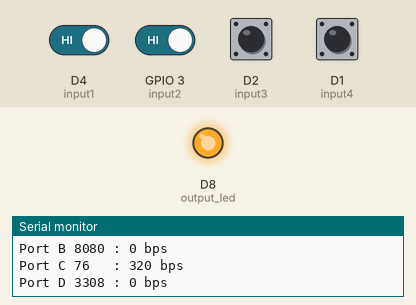
Recording of a sketch running on a simulated ESP8266 (NodeMCU). Shown: output pins drawn as LEDs (lit = HIGH), the last lines printed to the serial monitor. The inputs (shaded band) are chosen by the test bench; at power-on: D1 (input4), D2 (input3), D4 (input1), GPIO 3 (input2) HIGH.

Above: at 12.8 s.
12.9 s: D4 (input1) driven LOW
At 14.0 s:
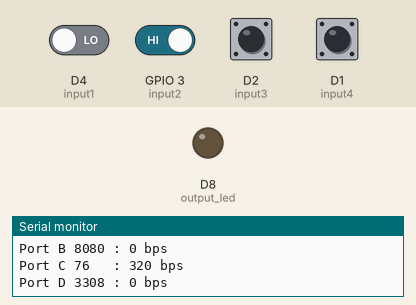
19.7 s: D4 (input1) driven HIGH
At 25.0 s:
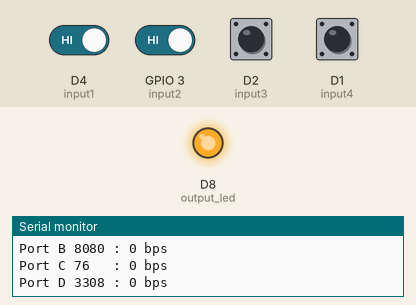
31.6 s: GPIO 3 (input2) driven LOW
At 32.7 s:
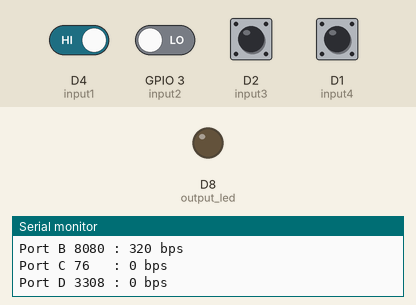
Timing chart, 0 to 34.6 s (numbered marks = the images above; inputs shaded):
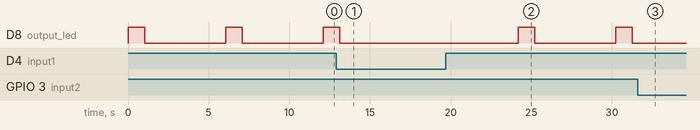

Measured:
- after the input at 12.9 s, D8 (output_led): goes on until 13.1 s, then stays LOW
- after the input at 19.7 s, D8 (output_led): alternates HIGH for 1.0 s and LOW for 5.0 s, starting after 4.5 s
- after the input at 31.6 s, D8 (output_led): stops changing and stays LOW
- by itself, D8 (output_led): alternates HIGH for 1.0 s and LOW for 5.0 s

The sketch:

PRATIKUM01_FLIP_FLOP_GERBANG_LOGIKA_AND_VERSI_01.ino
```cpp
//Keterangan pin untuk penggunaan LED
const int output_led = D8;

//Keterangan pin untuk penggunaan input
const int input1 = 2;
const int input2 = 3;
const int input3 = 4;
const int input4 = 5;

//Kebutuhan variabel-variabel yang akan digunakan saat proses perhitungan
int flag_data_serial = 0;
int read_input1 = 0;
int read_input2 = 0;
int read_input3 = 0;
int read_input4 = 0;

void proses_gerbang_logika_and();
void proses_menampilkan_data_serial();

void setup()
{
  //Inisialisasi Serial
  Serial.begin(9600);             //Bitrate 9600bps

  //Pin LED dijadikan OUTPUT
  pinMode(output_led, OUTPUT);

  //Pin Saklar dijadikan INPUT
  pinMode(input1,INPUT);
  pinMode(input2,INPUT);
  pinMode(input3,INPUT);
  pinMode(input4,INPUT);
}

void loop()
{
  //Pembacaan Input
  read_input1 = digitalRead(input1);
  read_input2 = digitalRead(input2);
  read_input3 = digitalRead(input3);
  read_input4 = digitalRead(input4);

  //Memanggil fungsi untuk menjalankan proses penyaringan gerbang logika AND dengan 4 input
  proses_gerbang_logika_and();

  //Memanggil fungsi untuk menjalankan proses penyaringan gerbang logika AND dengan 4 input
  proses_menampilkan_data_serial();

  // Delay 1000ms
  delay(1000);    // Delay sebelum LED mati

  // Matikan LED
  digitalWrite(output_led, LOW);

  // Delay 5000ms
  delay(5000);   // Delay sebelum LED menyala kembali
}

//Fungsi untuk memproses inputan yang diterima untuk dikeluarkan jadi output LED
void proses_gerbang_logika_and()
{
  // Tabel Kebenaran Logika AND untuk 4 Input dan 1 Output
  // INPUT 1  |INPUT 2  |INPUT 3  |INPUT 4  |OUTPUT|
  // 0  |0  |0  |0  |0|
  // 0  |0  |0  |1  |0|
  // 0  |0  |1  |0  |0|
  // 0  |0  |1  |1  |0|
  // 0  |1  |0  |0  |0|
  // 0  |1  |0  |1  |0|
  // 0  |1  |1  |0  |0|
  // 0  |1  |1  |1  |0|
  // 1  |0  |0  |0  |0|
  // 1  |0  |0  |1  |0|
  // 1  |0  |1  |0  |0|
  // 1  |0  |1  |1  |0|
  // 1  |1  |0  |0  |0|
  // 1  |1  |0  |1  |0|
  // 1  |1  |1  |0  |0|
  // 1  |1  |1  |1  |1|
  //Pemilihan Gerbang Logika (16case)
  if((read_input1 == LOW)&&(read_input2 == LOW)&&(read_input3 == LOW)&&(read_input4 == LOW))
  {
    digitalWrite(output_led, LOW);          //Lampu LED mati
  }
  else if((read_input1 == LOW)&&(read_input2 == LOW)&&(read_input3 == LOW)&&(read_input4 == HIGH))
  {
    digitalWrite(output_led, LOW);          //Lampu LED mati
  }
  else if((read_input1 == LOW)&&(read_input2 == LOW)&&(read_input3 == HIGH)&&(read_input4 == LOW))
  {
    digitalWrite(output_led, LOW);          //Lampu LED mati
  }
  else if((read_input1 == LOW)&&(read_input2 == LOW)&&(read_input3 == HIGH)&&(read_input4 == HIGH))
  {
    digitalWrite(output_led, LOW);          //Lampu LED mati
  }
  else if((read_input1 == LOW)&&(read_input2 == HIGH)&&(read_input3 == LOW)&&(read_input4 == LOW))
  {
    digitalWrite(output_led, LOW);          //Lampu LED mati
  }
  else if((read_input1 == LOW)&&(read_input2 == HIGH)&&(read_input3 == LOW)&&(read_input4 == HIGH))
  {
    digitalWrite(output_led, LOW);          //Lampu LED mati
  }
  else if((read_input1 == LOW)&&(read_input2 == HIGH)&&(read_input3 == HIGH)&&(read_input4 == LOW))
  {
    digitalWrite(output_led, LOW);          //Lampu LED mati
  }
  else if((read_input1 == LOW)&&(read_input2 == HIGH)&&(read_input3 == HIGH)&&(read_input4 == HIGH))
  {
    digitalWrite(output_led, LOW);          //Lampu LED mati
  }
  else if((read_input1 == HIGH)&&(read_input2 == LOW)&&(read_input3 == LOW)&&(read_input4 == LOW))
  {
    digitalWrite(output_led, LOW);          //Lampu LED mati
  }
  else if((read_input1 == HIGH)&&(read_input2 == LOW)&&(read_input3 == LOW)&&(read_input4 == HIGH))
  {
    digitalWrite(output_led, LOW);          //Lampu LED mati
  }
  else if((read_input1 == HIGH)&&(read_input2 == LOW)&&(read_input3 == HIGH)&&(read_input4 == LOW))
  {
    digitalWrite(output_led, LOW);          //Lampu LED mati
  }
  else if((read_input1 == HIGH)&&(read_input2 == LOW)&&(read_input3 == HIGH)&&(read_input4 == HIGH))
  {
    digitalWrite(output_led, LOW);          //Lampu LED mati
  }
  else if((read_input1 == HIGH)&&(read_input2 == HIGH)&&(read_input3 == LOW)&&(read_input4 == LOW))
  {
    digitalWrite(output_led, LOW);          //Lampu LED mati
  }
  else if((read_input1 == HIGH)&&(read_input2 == HIGH)&&(read_input3 == LOW)&&(read_input4 == HIGH))
  {
    digitalWrite(output_led, LOW);          //Lampu LED mati
  }
  else if((read_input1 == HIGH)&&(read_input2 == HIGH)&&(read_input3 == HIGH)&&(read_input4 == LOW))
  {
    digitalWrite(output_led, LOW);          //Lampu LED mati
  }
  else if((read_input1 == HIGH)&&(read_input2 == HIGH)&&(read_input3 == HIGH)&&(read_input4 == HIGH))
  {
    digitalWrite(output_led, HIGH);          //Lampu LED Menyala
  }
}

//Fungsi untuk memproses data serial
void proses_menampilkan_data_serial()
{
  if(flag_data_serial == 0)
  {
    Serial.println("Bandwidth Allocation:");
    Serial.println("Port A 80   : 320bps");
    Serial.println("Port B 8080 : 0 bps");
    Serial.println("Port C 76   : 0 bps");
    Serial.println("Port D 3308 : 0 bps");
  }
  else if(flag_data_serial == 1)
  {
    Serial.println("Bandwidth Allocation:");
    Serial.println("Port A 80   : 0 bps");
    Serial.println("Port B 8080 : 320 bps");
    Serial.println("Port C 76   : 0 bps");
    Serial.println("Port D 3308 : 0 bps");
  }
  else if(flag_data_serial == 2)
  {
    Serial.println("Bandwidth Allocation:");
    Serial.println("Port A  80  : 0 bps");
    Serial.println("Port B 8080 : 0 bps");
    Serial.println("Port C 76   : 320 bps");
    Serial.println("Port D 3308 : 0 bps");
  }
  else if(flag_data_serial == 3)
  {
    Serial.println("Bandwidth Allocation:");
    Serial.println("Port A 80   : 0 bps");
    Serial.println("Port B 8080 : 0 bps");
    Serial.println("Port C 76   : 0 bps");
    Serial.println("Port D 3308 : 320 bps");
  }
  flag_data_serial++;
  if(flag_data_serial > 3)
  {
    flag_data_serial = 0;
  }
}
```
